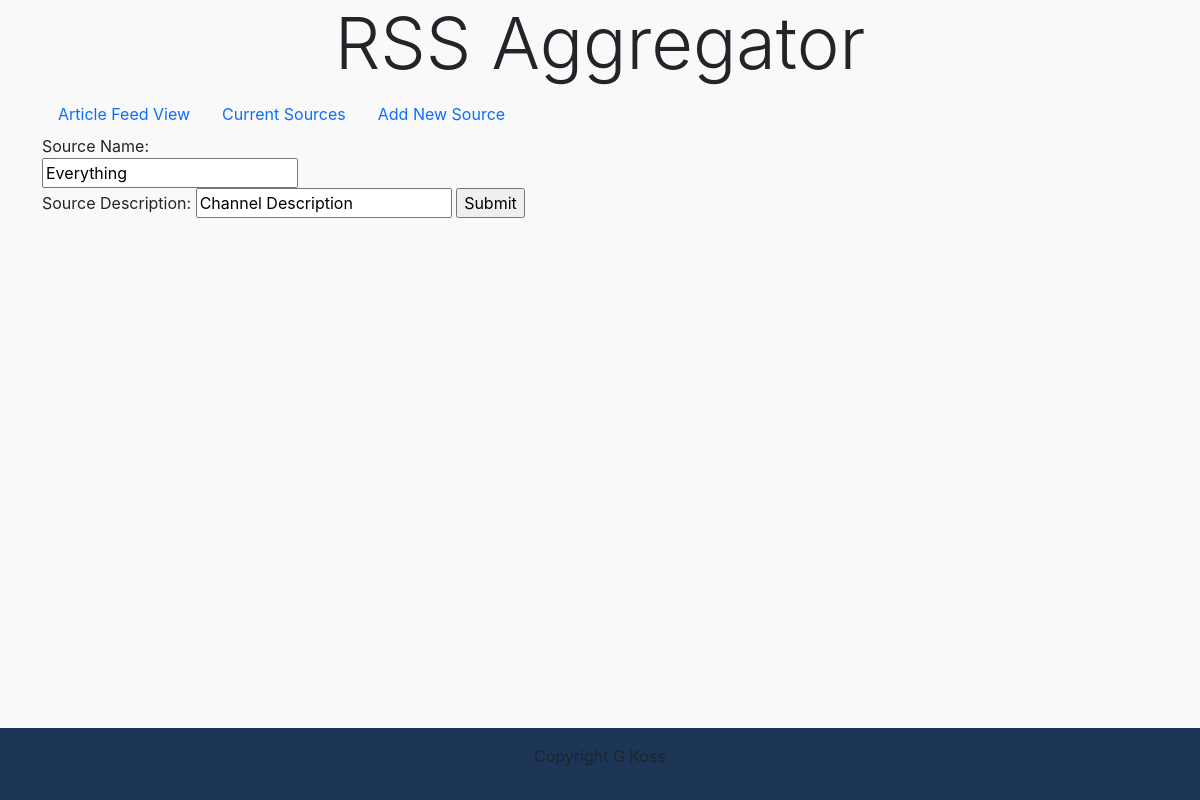
/update_source/21, run on an earlier commit of the app's database.
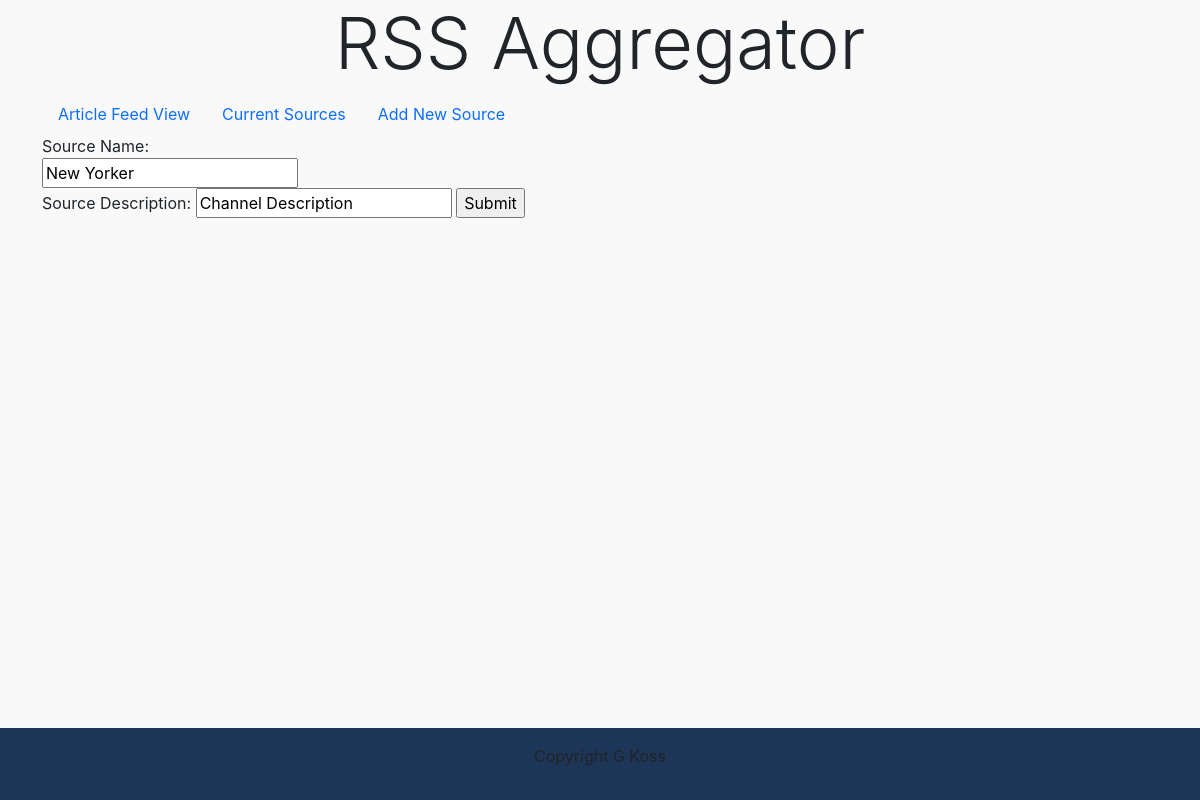
And on a later commit of the database.
### aggregator/models.py (models this page shows, shortened)
class Source(models.Model):
    title = models.CharField(max_length=200,default="No Title")
    link = models.CharField(max_length=200)
    description = models.CharField(max_length=500,default="No Description")

### aggregator/views.py (the view)
# urls.py: path('update_source/<int:id>', views.update_source, name='update_source'),
def update_source(request, id):
    source = Source.objects.get(id=id)
    template=loader.get_template('update_source.html')
    context = {
        'source': source
    }
    return HttpResponse(template.render(context, request))

### templates/update_source.html (shortened to what this page needs)
<!DOCTYPE html>
<html lang="en">
  <head>
    {% load static %}
    <link href="https://cdn.jsdelivr.net/npm/bootstrap@5.2.2/dist/css/bootstrap.min.css"
    rel="stylesheet"
      />
    <link rel="stylesheet" type="text/css" href=../static/main.css />
  </head>
  <body class="d-flex flex-column">
    <header>
      <nav class="container">
        <div class="row">
          <div class="col text-center">
            <h2 class="display-2">RSS Aggregator</h2>
          </div>
        </div>
      </nav>
    </header>
<main class="container flex-grow-1">
<ul class="nav nav-pills">
    <li class="nav-item">
      <a class="nav-link" href="/articles">Article Feed View</a>
    </li>
    <li class="nav-item">
      <a class="nav-link" href="/sources">Current Sources</a>
    </li>
    <li class="nav-item">
      <a class="nav-link" href="/add_new_source">Add New Source</a>
    </li>
  </ul>
<form action="update/{{ source.id }}" method="post">
    Source Name:<br>
    <input name="title" value="{{ source.title }}">
    <br>
    Source Description:
    <input name="description" value="{{ source.description }}">
    <input type="submit" value="Submit">
</form>
</main>
<footer class="container-fluid">
    <div class="row">
      <div class="col text-center">
        <p>Copyright G Koss</p>
      </div>
    </div>
  </footer>
</body>
</html>

What changed in the data, as far as the page shows it:
changed Source "Channel Description": title "Everything" → "New Yorker"
